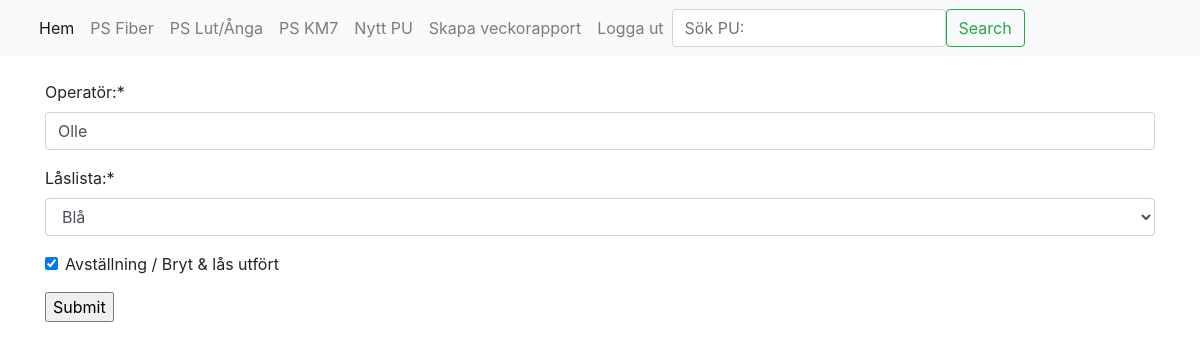
/uppdatera/147, run on the app's committed database.
### test1/models.py (models this page shows)
class Namnlista(models.Model):
    ao = models.CharField(max_length=6, default="")
    direktiv = models.CharField(max_length=20, default="")
    objektid = models.TextField(max_length=20, default="")
    avd = models.TextField(max_length=20, default="")
    avstallt = models.BooleanField(default=False)
    operator = models.CharField(max_length=20, default="")
    utforare = models.TextField(max_length=20, default="")
    status = models.CharField(max_length=20, default="")
    startad = models.DateTimeField(auto_now=True)
    avslutad = models.DateTimeField(auto_now=True)
    utfort = models.BooleanField(default=False)
    avstallt_datum = models.DateTimeField(auto_now=True)
    las_lista = models.CharField(max_length=20, default="")

### test1/views.py (the view)
# urls.py: path('uppdatera/<item_id>', views.uppdatera, name="uppdatera"),
def uppdatera(request, item_id):
    bla = Namnlista.objects.get(pk=item_id)
    request.session['sista'] = bla.ao
    avstallt_varde = bla.avstallt
    operator_varde = bla.operator
    laslista = bla.las_lista
    formular = UpdateForm(initial={'avstallt': avstallt_varde,'operator': operator_varde,'las_lista': laslista})
    context = Namnlista.objects.filter(id=item_id).distinct()
    if request.method == 'POST':
        form = Update(request.POST, instance=bla)
        if form.is_valid() :
            form.save()
        return redirect('show')
    return render(request, 'uppdatera.html', {'form' : formular, 'context' : context})

### test1/forms.py
class UpdateForm(forms.Form) :
    las_lista_val = (
        ('Svart', 'Svart'),
        ('Vit', 'Vit'),
        ('Blå', 'Blå'),
        ('Gul', 'Gul'),
        ('Röd', 'Röd'),
    )
    operator = forms.CharField(max_length=20, required=True, label="Operatör:")
    las_lista = forms.ChoiceField(choices=las_lista_val, label="Låslista:")
    avstallt = forms.BooleanField(required=False, label="Avställning / Bryt & lås utfört")

### test1/templates/uppdatera.html (shortened to what this page needs)
<!DOCTYPE html>
<html lang="en">
<head>
</head>
<body>
{% extends "menu.html" %}
{% load crispy_forms_tags %}
 {% block page_content %}
    {% for namnlista in context %}
<br>
<form action="{% url 'uppdatera' namnlista.id %}" method="post">
    {{ form | crispy}}
    <input type="submit" value="Submit">
    <br><br>
</form>
   {% endfor %}
{% endblock %}

### data on the page
Namnlista: operator "Olle", las_lista "Blå", avstallt "☑"
